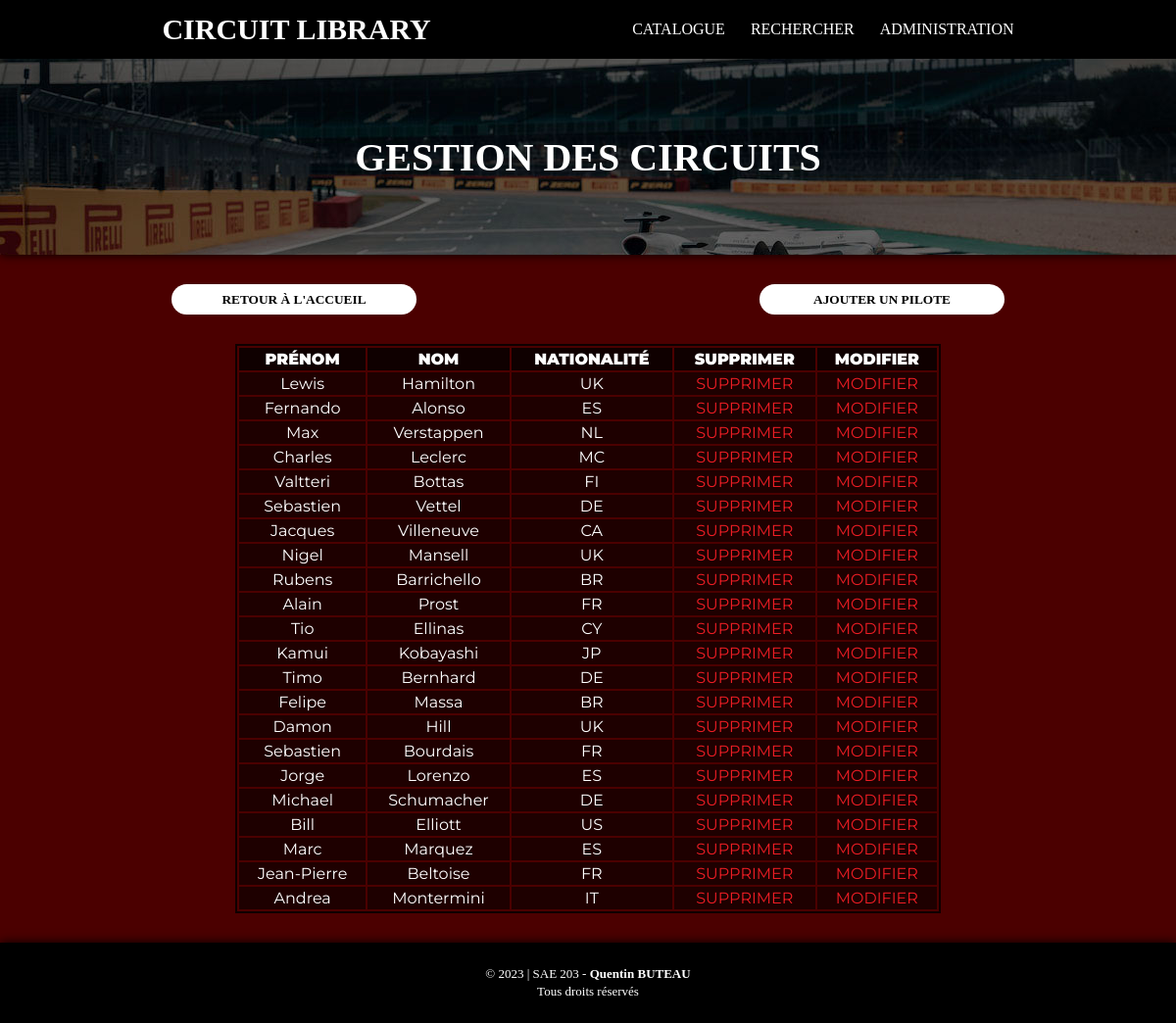
/admin/table2_gestion.php, run on the app's committed database.
### tables this page shows
CREATE TABLE `pilotes` (
  `pilote_id` int(5) NOT NULL,
  `pilote_nom` varchar(30) NOT NULL,
  `pilote_prenom` varchar(30) NOT NULL,
  `pilote_nationalite` varchar(2) NOT NULL,
  PRIMARY KEY (`pilote_id`)
);

### admin/table2_gestion.php (the view, shortened to what this page needs)
<!DOCTYPE html>
<html lang="en">
<head>
    <link rel="stylesheet" href="../css/styles.css">
    <link rel="stylesheet" href="../css/styles-mobile.css">
</head>
<body>
    <?php
        require ("../partials/header.php");
    ?>
    <section>
        <div id="accueil">
            <div id="titre-texte">
                <strong>GESTION DES CIRCUITS</strong>
            </div>
        </div>
        <div id="boutons-retour-ajouter">
            <div id="bouton-retour-accueil">
                <form action="../index.php"><button style=text-transform:uppercase>Retour à l'accueil</button></form>
            </div>
            <div id="bouton-envoi-ajout">
                <form action="table2_new_form.php"><button>AJOUTER UN PILOTE</button></form>
            </div>
        </div>
    </section>
    <table id="tableau-pilotes">
	<thead>
		<tr><td class="none-tableau" style=text-transform:uppercase>Prénom</td>
        <td style=text-transform:uppercase>Nom</td>
        <td class="none-tableau" style=text-transform:uppercase>Nationalité</td>
        <td>SUPPRIMER</td><td>MODIFIER</td></tr>
	</thead>
	<tbody>
    <?php
    $mabd = new PDO('mysql:host=localhost;dbname=sae203Base;charset=UTF8;', 'sae203User', '%Messi2004');
    $mabd->query('SET NAMES utf8;');
    $req = "SELECT * FROM pilotes";
    $resultat = $mabd->query($req);
    foreach ($resultat as $value) {
        echo '<tr>';
        echo '<td class="none-tableau">'.$value['pilote_prenom'] . '</td>';
        echo '<td>'.$value['pilote_nom'].'</td>';
        echo '<td class="none-tableau">'.$value['pilote_nationalite'].'</td>';
        echo '<td> <a href="table2_delete.php?num='.$value['pilote_id'].'">SUPPRIMER</a> </td>';
        echo '<td> <a href="table2_update_form.php?num='.$value['pilote_id'].'">MODIFIER</a> </td>';
        echo '</tr>';
    }
    ?>
</tbody>
</table>
    <?php
        require ("../partials/footer.php");
    ?>
</body>
</html>

### css/styles.css (style rules this page uses)
body { width: 100%; margin: 0 auto; background: rgb(75, 0, 0); color: #FFFFFF; font-family: 'Montserrat', sans-serif; overflow-x: hidden; }
section { width: 100%; }
#accueil { font-family: "Formula1"; width: 100%; font-size: 30px; background-image: url(../images/background.jpg); background-repeat: no-repeat; background-position: 83% 35%; background-size: cover; display: flex; justify-content: center; align-items: center; text-align: center; height: 200px; box-shadow: 0 0 10px rgb(0 0 0); }
#titre-texte strong { font-size: 40px; }
#titre-texte { font-size: 25px; }
#bouton-recherche input[type="submit"], #bouton-retour input[type="submit"], #div-global-admin div button, #bouton-retour-accueil button, #bouton-retour-gestion button, #bouton-envoi-ajout button, #submit input[type="submit"], #submit-pilotes input[type="submit"] { cursor: pointer; width: 250px; height: 31px; background-color: #FFF; color: #000; font-family: "Formula1"; font-weight: 700; border-radius: 20px; border: none; transition: 0.3s; text-transform: uppercase; }
#boutons-retour-ajouter { margin: 0 auto; margin-top: 30px; margin-bottom: 30px; text-align: center; display: flex; justify-content: space-around; }
table { margin: 0 auto; border: 2px rgba(0, 0, 0, 0.80) solid; margin-bottom: 30px; width: 60%; }
#tableau-pilotes tr, #tableau-pilotes td { padding: 2px; }
tbody { text-align: center; background-color: rgba(0, 0, 0, 0.60); }
thead { font-weight: 900; text-align: center; background-color: rgba(0, 0, 0, 0.80); }
tr,td { padding: 5px; }
table tbody a { text-decoration: dashed; color: #ED1D24; }

### data on the page
pilotes: pilote_prenom "Lewis", pilote_nom "Hamilton", pilote_nationalite "UK"
pilotes: pilote_prenom "Fernando", pilote_nom "Alonso", pilote_nationalite "ES"
pilotes: pilote_prenom "Max", pilote_nom "Verstappen", pilote_nationalite "NL"
pilotes: pilote_prenom "Charles", pilote_nom "Leclerc", pilote_nationalite "MC"
pilotes: pilote_prenom "Valtteri", pilote_nom "Bottas", pilote_nationalite "FI"
pilotes: pilote_prenom "Sebastien", pilote_nom "Vettel", pilote_nationalite "DE"
pilotes: pilote_prenom "Jacques", pilote_nom "Villeneuve", pilote_nationalite "CA"
pilotes: pilote_prenom "Nigel", pilote_nom "Mansell", pilote_nationalite "UK"
pilotes: pilote_prenom "Rubens", pilote_nom "Barrichello", pilote_nationalite "BR"
pilotes: pilote_prenom "Alain", pilote_nom "Prost", pilote_nationalite "FR"
pilotes: pilote_prenom "Tio", pilote_nom "Ellinas", pilote_nationalite "CY"
pilotes: pilote_prenom "Kamui", pilote_nom "Kobayashi", pilote_nationalite "JP"
pilotes: pilote_prenom "Timo", pilote_nom "Bernhard", pilote_nationalite "DE"
pilotes: pilote_prenom "Felipe", pilote_nom "Massa", pilote_nationalite "BR"
pilotes: pilote_prenom "Damon", pilote_nom "Hill", pilote_nationalite "UK"
pilotes: pilote_prenom "Sebastien", pilote_nom "Bourdais", pilote_nationalite "FR"
pilotes: pilote_prenom "Jorge", pilote_nom "Lorenzo", pilote_nationalite "ES"
pilotes: pilote_prenom "Michael", pilote_nom "Schumacher", pilote_nationalite "DE"
pilotes: pilote_prenom "Bill", pilote_nom "Elliott", pilote_nationalite "US"
pilotes: pilote_prenom "Marc", pilote_nom "Marquez", pilote_nationalite "ES"
pilotes: pilote_prenom "Jean-Pierre", pilote_nom "Beltoise", pilote_nationalite "FR"
pilotes: pilote_prenom "Andrea", pilote_nom "Montermini", pilote_nationalite "IT"
